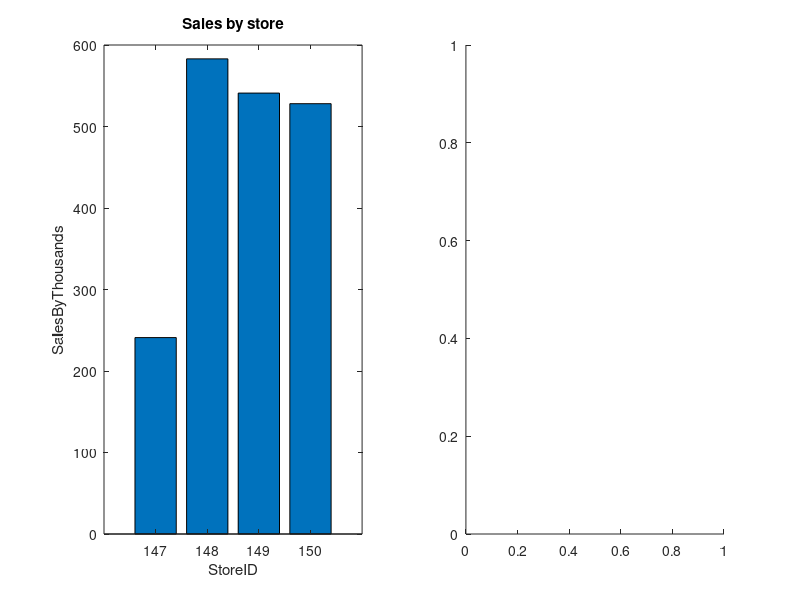

MATLAB code to generate this figure: (Note: this script raises an error after producing the figure.)
clc, clearvars, close all
%bar chart
figure(1)

subplot(1,2,1)

storeid = 147:150;
sales = [241, 583, 541, 528]
bar(storeid, sales)
title('Sales by store')
xlabel('StoreID')
ylabel('SalesByThousands')

%pie chart
subplot(1,2,2)
piechart(sales, storeid)

%scatterplot
clc, clearvars, close all

temps = 150:10:240;
breakpct = [.03, .08, .11, .12, .13, .11, .2, .24, .25, .28];
scatter(temps, breakpct)